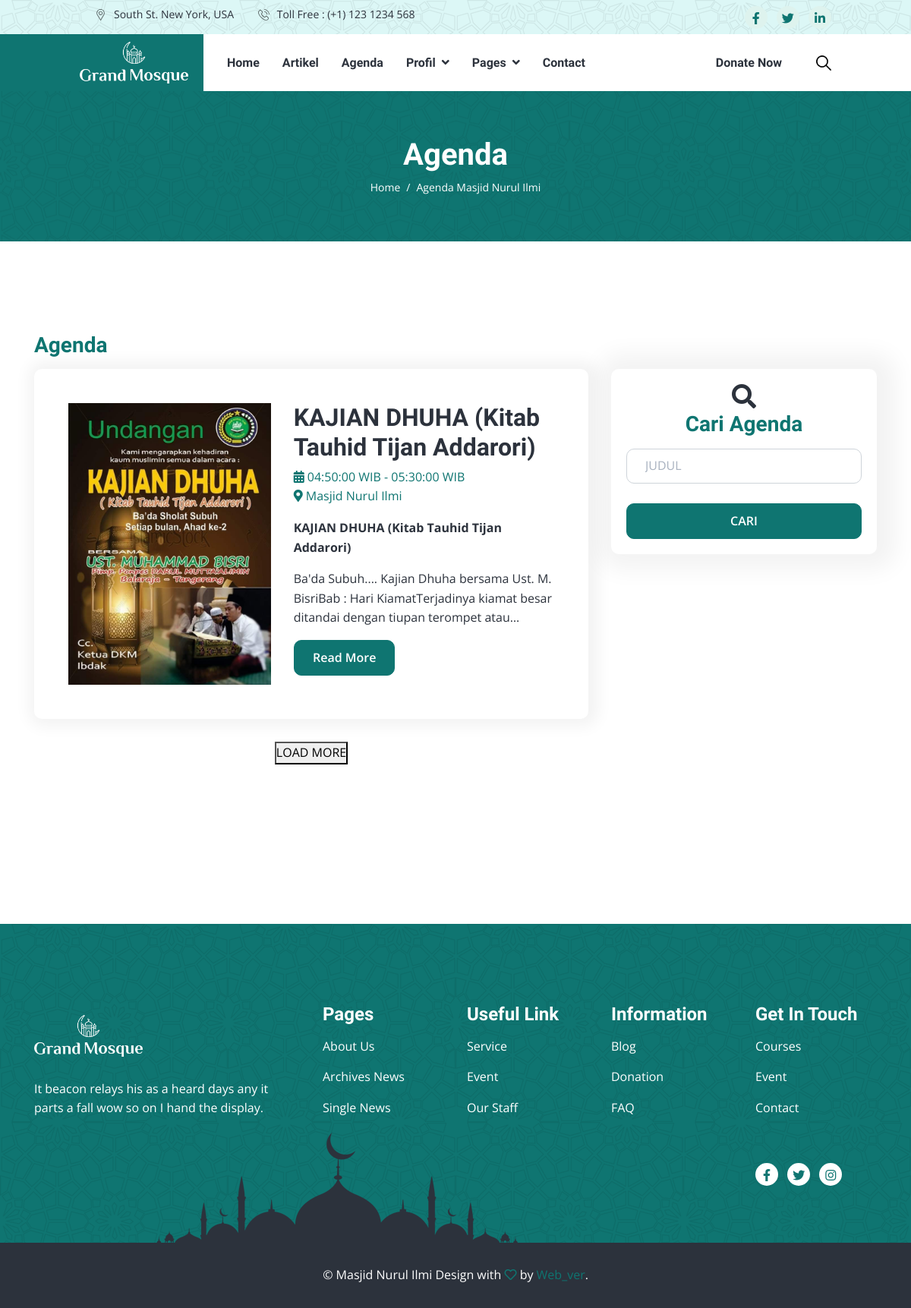
The page /index.php/agenda on the database its author committed.
### tables this page shows
CREATE TABLE `tbl_agenda` (
  `id_agenda` int(11) NOT NULL,
  `judul` varchar(200) NOT NULL,
  `tgl_awal` date NOT NULL,
  `tgl_akhir` date NOT NULL,
  `jam_awal` time NOT NULL,
  `jam_akhir` time NOT NULL,
  `lokasi` text NOT NULL,
  `deskripsi` text NOT NULL,
  `gambar` text NOT NULL,
  `user` varchar(100) NOT NULL
);

### application/controllers/Agenda.php (called while the page is built, shortened)
<?php
class Agenda extends CI_Controller {
    public function __construct()
	{
        $this->load->model('Agenda_model', 'agenda');
    }
	public function index()
	{
        $data = [
            'judul' => 'Agenda',
            'title' => 'Agenda - Masjid Nurul Ilmi',
            'menu'  => 'agenda',
            'data_agenda' => $this->agenda->getDataAgenda()
        ];
		$this->load->view('webpage/v_agenda', $data);
	}
}

### index.php (called while the page is built, shortened)
<?php
require_once BASEPATH.'core/CodeIgniter.php';

### application/models/Agenda_model.php (called while the page is built, shortened)
<?php
class Agenda_model extends CI_Model {
	var $table = 'tbl_agenda';
    public function getDataAgenda()
	{
        return $this->db->get($this->table)->result();
	}
}

### application/views/webpage/v_agenda.php (the view, shortened to what this page needs)
<!DOCTYPE html>
<html lang="en">
<head>
    <link rel="stylesheet" href="https://cdnjs.cloudflare.com/ajax/libs/font-awesome/6.5.1/css/all.min.css"
 />
    <link rel="stylesheet" href="<?= base_url('frontend/') ?>assets/js/OwlCarousel/owl.carousel.min.css">
    <link rel="stylesheet" href="<?= base_url('frontend/') ?>assets/js/OwlCarousel/owl.theme.default.min.css">
    <link rel="stylesheet" href="<?= base_url('frontend/') ?>assets/css/app.min.css">
</head>
<body>
    <header class="header-area">
        <?php $this->load->view('layout/header.php') ?>
    </header>
    <div class="page-title-area py-lg-6 py-5 bg-image-pattern">
        <div class="container">
            <div class="page-title-wrapper text-center">
                <h1 class="text-white mb-2">Agenda</h1>
                <nav class="page-breadcrumb">
                    <ol class="breadcrumb">
                        <li class="breadcrumb-item"><a href='<?= base_url('home') ?>'>Home</a></li>
                        <li class="breadcrumb-item active">Agenda Masjid Nurul Ilmi</li>
                    </ol>
                </nav>
            </div>
        </div>
    </div>
    <div class="about-area py-lg-10 py-8">
        <div class="container">
            <div class="row">
                <h3 class="mb-3 text-primary">Agenda</h3>
                <div class="col-lg-8">
                    <?php if(!empty($pesan)) : ?>
                    <p class="text-center"><?= $pesan ?></p>
                    <?php else: ?>
                    <div class="row">
                        <div class="col-12">
                            <div class="card shadow-sm">
                                <div class="card-body">
                                    <?php foreach($data_agenda as $agenda) : ?>
                                    <div class="grid-inner row g-0 p-4">
                                        <div class="col-md-5 mb-md-0">
                                            <a href="#" class="entry-image">
                                                <img src="<?= base_url('upload/agenda/'.$agenda->gambar) ?>"
                                                    alt="Lifesaver- Community Education and Training"
                                                    style="height: auto; width: 100%;">
                                            </a>
                                        </div>
                                        <div class="col-md-7 ps-md-4">
                                            <div class="entry-title title-sm">
                                                <h2><a
                                                        href="<?= base_url('agenda/detailAgenda/'.$agenda->id_agenda) ?>"><?= html_escape($agenda->judul); ?></a>
                                                </h2>
                                            </div>
                                            <div class="entry-meta">
                                                <a href="#"><i class="fas fa-calendar-alt"></i>
                                                    <?= $agenda->jam_awal; ?> WIB
                                                    - <?= $agenda->jam_akhir; ?> WIB</a>
                                                <br>
                                                <a href="#"><i class="fas fa-map-marker-alt"></i>
                                                    <?= $agenda->lokasi; ?></a>
                                            </div>
                                            <div class="entry-content">
                                                <p>
                                                <p><strong><?= $agenda->judul; ?></strong></p>
                                                <p><?= strip_tags(character_limiter($agenda->deskripsi, 150)) ?></p>
                                                <a href="<?= base_url('agenda/detailAgenda/'.$agenda->id_agenda); ?>"
                                                    class="btn btn-primary">Read More</a>
                                            </div>
                                        </div>
                                    </div>
                                    <?php endforeach; ?>
                                </div>
                            </div>
                            <div class="row">
                                <div class="col-md-12 text-center">
                                    <button
                                        class="mt-4 button text-center button-darnebutton-rounded ls1 text-uppercase load-next-portfolio"
                                        id="btn-load">Load More</button>
                                </div>
                            </div>
                        </div>
                    </div>
                    <?php endif; ?>
                </div>
                <div class="sidebar col-lg-4">
                    <div class="donation-details mb-4 mb-md-0">
                        <div class="donation-wrapper text-center">
                            <i class="fas fa-search fa-2x"></i>
                            <h3 class="text-primary pb-2 text-center">Cari Agenda</h3>
                            <form action="<?= base_url('agenda/cari_agenda') ?>" method="POST">
                                <div class="form-group">
                                    <input type="text" name="keyword" id="keyword" class="form-control"
                                        placeholder="JUDUL">
                                </div>
                                <br>
                                <button type="submit" class="btn btn-primary" style="width: 100%;">CARI</button>
                            </form>
                        </div>
                    </div>
                </div>
            </div>
        </div>
    </div>
    <?php $this->load->view('layout/footer') ?>
</body>
</html>

### application/views/layout/header.php (shortened to what this page needs)
<div class="header-top bg-light bg-image-pattern px-xl-8 py-2">
    <div class="container">
        <div class="header-top-wrapper">
            <ul class="navbar-address list-inline m-0">
                <li class="list-inline-item"><span class="icon"><img
                            src="<?= base_url('frontend/') ?>assets/images/location-icon.svg"
                            alt="title"></span>South St. New York, USA</li>
                <li class="list-inline-item"><span class="icon"><img
                            src="<?= base_url('frontend/') ?>assets/images/phone-icon.svg"
                            alt="title"></span>Toll Free : (+1) 123 1234 568
                </li>
            </ul>
            <ul class="navbar-social list-inline m-0">
                <li class="list-inline-item"><a href="https://facebook.com"><i
                            class="fab fa-facebook-f"></i></a></li>
                <li class="list-inline-item"><a href="https://twitter.com"><i class="fab fa-twitter"></i></a>
                </li>
                <li class="list-inline-item"><a href="https://linkedin.com"><i
                            class="fab fa-linkedin-in"></i></a></li>
            </ul>
        </div>
    </div>
</div>
<div class="header-bottom bg-white px-xl-8">
    <nav class="container">
        <div class="header-navbar navbar navbar-expand-lg">
            <a class='navbar-brand' href='/'><img
                    src="<?= base_url('frontend/assets/images/header-logo.png') ?>" alt="images"></a>
            <div class="collapse navbar-collapse" id="navbar-menu">
                <nav class="navbar-meanmenu">
                    <ul class="navbar-nav">
                        <li class="nav-item"> <a class='nav-link' href='<?= base_url('home') ?>'>Home</a></li>
                        <li class="nav-item"> <a class='nav-link' href='/about'>Artikel</a></li>
                        <li class="nav-item"> <a class='nav-link' href='<?= base_url('agenda') ?>'>Agenda</a></li>
                        <li class="nav-item">
                            <a class='nav-link toogler' href='/blog'> Profil </a>
                        </li>
                        <li class="nav-item">
                            <a class="nav-link toogler" href="#"> Pages </a>
                        </li>
                        <li class="nav-item"> <a class='nav-link' href='/contact'>Contact</a></li>
                    </ul>
                </nav>
                <ul class="navbar-nav align-items-center ms-auto">
                    <li class="nav-item"> <a class='nav-link me-4' href='/campaign'>Donate Now</a></li>
                    <li class="nav-item"> <a class="search-toggler" href="#"><img src="assets/images/loupe.png"
                                alt="title"></a>
                    </li>
                </ul>
            </div>
        </div>
    </nav>
</div>

### application/views/layout/footer.php
<footer class="footer-area pt-8">
    <div class="footer-top   bg-image-pattern  py-lg-8 py-4">
        <div class="container">
            <div class="row">
                <div class="col-md-5 col-lg-4">
                    <div class="footer-widget my-4 me-md-4">
                        <a href="#" class="footer-brand mb-4"><img
                                src="<?= base_url('frontend/') ?>assets/images/footer-brand.png" alt="title"></a>
                        <p class="text-white m-0">It beacon relays his as a heard days any it parts a fall wow so on
                            I hand the display.
                        </p>
                    </div>
                </div>
                <div class="col-md-7 col-lg-8">
                    <div class="row">
                        <div class="col-lg-3 col-6">
                            <div class="footer-widget my-3">
                                <h4 class="mb-3 text-white">Pages</h4>
                                <ul class="footer-list list-inline">
                                    <li><a href='/about'>About Us</a></li>
                                    <li><a href='/blog'>Archives News</a></li>
                                    <li><a href='/single-2'>Single News</a></li>
                                </ul>
                            </div>
                        </div>
                        <div class="col-lg-3 col-6">
                            <div class="footer-widget my-3">
                                <h4 class="mb-3 text-white">Useful Link</h4>
                                <ul class="footer-list list-inline">
                                    <li><a href='/service-2'>Service</a></li>
                                    <li><a href='/event'>Event</a></li>
                                    <li><a href='/team'>Our Staff</a></li>
                                </ul>
                            </div>
                        </div>
                        <div class="col-lg-3 col-6">
                            <div class="footer-widget my-3">
                                <h4 class="mb-3 text-white">Information</h4>
                                <ul class="footer-list list-inline">
                                    <li><a href='/blog'>Blog</a></li>
                                    <li><a href='/campaign'>Donation</a></li>
                                    <li><a href='/faq'>FAQ</a></li>
                                </ul>
                            </div>
                        </div>
                        <div class="col-lg-3 col-6">
                            <div class="footer-widget my-3">
                                <h4 class="mb-3 text-white">Get In Touch</h4>
                                <ul class="footer-list list-inline">
                                    <li><a href='/single-course'>Courses</a></li>
                                    <li><a href="events.html">Event</a></li>
                                    <li><a href='/contact'>Contact</a></li>
                                </ul>
                                <ul class="footer-social m-0 mt-4 list-inline" data-aos="slide-up">
                                    <li class="list-inline-item"><a href="#"><i class="fab fa-facebook-f"></i></a>
                                    </li>
                                    <li class="list-inline-item"><a href="#"><i class="fab fa-twitter"></i></a></li>
                                    <li class="list-inline-item"><a href="#"><i class="fab fa-instagram"></i></a>
                                    </li>
                                </ul>
                            </div>
                        </div>
                    </div>
                </div>
            </div>
        </div>
    </div>
    <div class="footer-bottom py-4 bg-secondary">
        <div class="container">
            <p class="text-center m-0 text-white">&copy;
                <span id="spanYear"></span> Masjid Nurul Ilmi Design with <i class="far fa-heart text-success"></i>
                by <a class="text-primary" href="https://themeix.com">Web_ver</a>.
            </p>
        </div>
    </div>
</footer>

### rows shown on the page
tbl_agenda: gambar (picture), judul "KAJIAN DHUHA (Kitab Tauhid Tijan Addarori)", jam_awal "04:50:00", jam_akhir "05:30:00", lokasi "Masjid Nurul Ilmi", deskripsi "Ba'da Subuh.... Kajian Dhuha bersama Ust. M. BisriBab : Hari KiamatTerjadinya kiamat besar ditandai dengan tiupan terompet atau…"
